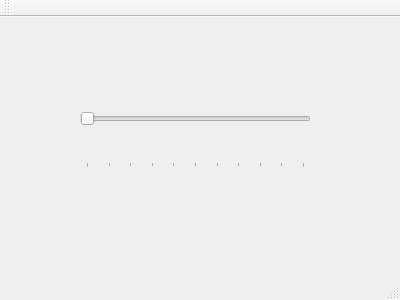
<?xml version="1.0" encoding="UTF-8"?>
<ui version="4.0">
 <class>MainWindow</class>
 <widget class="QMainWindow" name="MainWindow">
  <property name="geometry">
   <rect>
    <x>0</x>
    <y>0</y>
    <width>400</width>
    <height>300</height>
   </rect>
  </property>
  <property name="windowTitle">
   <string>MainWindow</string>
  </property>
  <widget class="QWidget" name="centralWidget">
   <widget class="Slider" name="horizontalSlider">
    <property name="geometry">
     <rect>
      <x>80</x>
      <y>60</y>
      <width>231</width>
      <height>91</height>
     </rect>
    </property>
    <property name="maximum">
     <number>100</number>
    </property>
    <property name="orientation">
     <enum>Qt::Horizontal</enum>
    </property>
    <property name="tickPosition">
     <enum>QSlider::TicksBelow</enum>
    </property>
   </widget>
  </widget>
  <widget class="QMenuBar" name="menuBar">
   <property name="geometry">
    <rect>
     <x>0</x>
     <y>0</y>
     <width>400</width>
     <height>21</height>
    </rect>
   </property>
  </widget>
  <widget class="QToolBar" name="mainToolBar">
   <attribute name="toolBarArea">
    <enum>TopToolBarArea</enum>
   </attribute>
   <attribute name="toolBarBreak">
    <bool>false</bool>
   </attribute>
  </widget>
  <widget class="QStatusBar" name="statusBar"/>
 </widget>
 <layoutdefault spacing="6" margin="11"/>
 <customwidgets>
  <customwidget>
   <class>Slider</class>
   <extends>QSlider</extends>
   <header location="global">slider.hpp</header>
  </customwidget>
 </customwidgets>
 <resources/>
 <connections/>
</ui>
